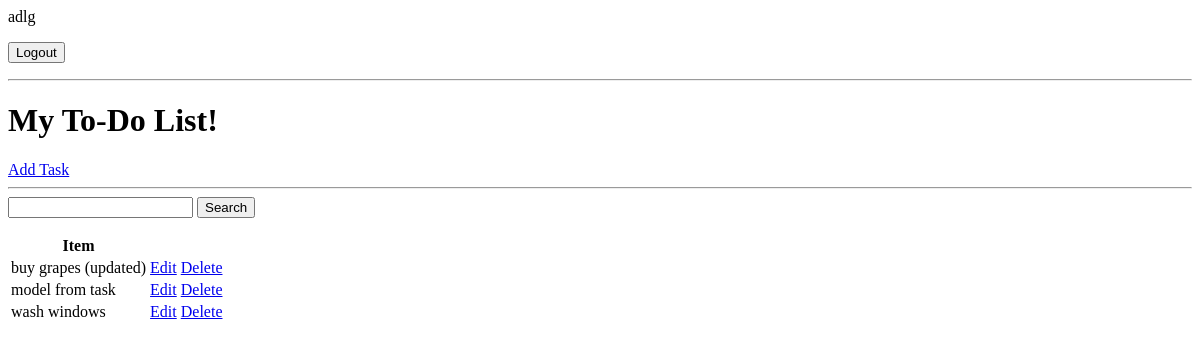
The app's page / (signed in), older data.
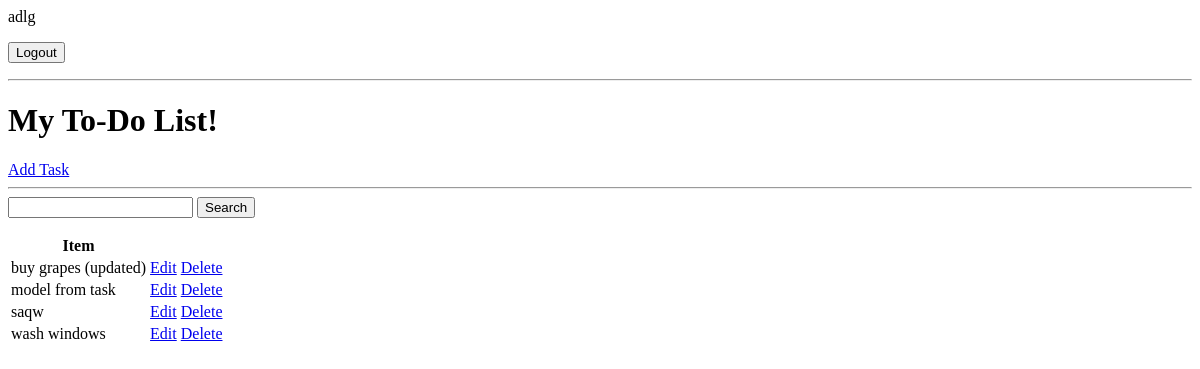
The same page, newer data.
### base/models.py (models this page shows, shortened)
class Task(models.Model):
    user = models.ForeignKey(User, on_delete=models.CASCADE, null=True, blank=True)
    title = models.CharField(max_length=200)
    description = models.TextField(null=True, blank=True)
    complete = models.BooleanField(default=False)
    created = models.DateTimeField(auto_now_add=True)
    class Meta:
        ordering = ['complete']

### base/views.py (the view)
# urls.py: path('', TaskList.as_view(), name='tasks'),
class TaskList(LoginRequiredMixin, ListView): # to see all items
    model = Task
    context_object_name = 'tasks'
    def get_context_data(self, **kwargs):
        context = super().get_context_data(**kwargs)
        context['tasks'] = context['tasks'].filter(user=self.request.user) # see their items
        context['count'] = context['tasks'].filter(complete=False).count() # see count of incomplete items
        print('here')
        search_input = self.request.GET.get('search-area') or ''
        if search_input: # if there is data to search -> filter
            context['tasks'] = context['tasks'].filter(title__startswith=search_input) # or use icontains both work
        context['search_input'] = search_input
        return context

### base/templates/base/task_list.html (shortened to what this page needs)
{% if request.user.is_authenticated %}
    <p>{{request.user}}</p>
    <form action="{% url 'logout'%}" method="post">
        <button type="submit">Logout</button>
    </form>
{% else %}
    <a href="{% url 'login'%}">Login</a>
{% endif %}
<hr>
<h1>My To-Do List!</h1>
<a href="{% url 'task-create' %}">Add Task</a>
<hr>
<form method="GET">
    <input type="text" name='search-area' value="{{search_input}}">
    <input type="submit" value='Search'>
</form>
<table>
    <tr>
        <th>Item</th>
        <th></th>
        <th></th>
    </tr>
    {% for task in tasks %}
    <tr>
        <td> {{task.title}} </td>
        <td><a href="{% url 'task-update' task.id%}">Edit</a></td>
        <td><a href="{% url 'task-delete' task.id%}">Delete</a></td>
    </tr>
    {% empty%}
    <h3>No items in list...</h3>
    {% endfor %}
</table>

Row changes from the older to the newer data that the page shows:
added Task: title "saqw"
